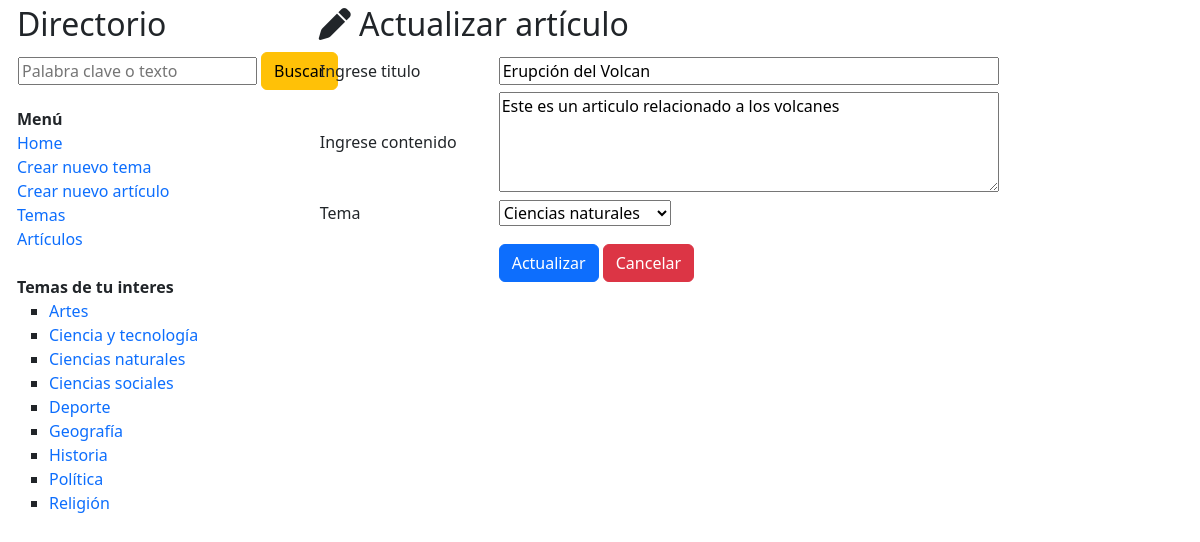
Before: /actualizarArticulo/2 with the older database file.
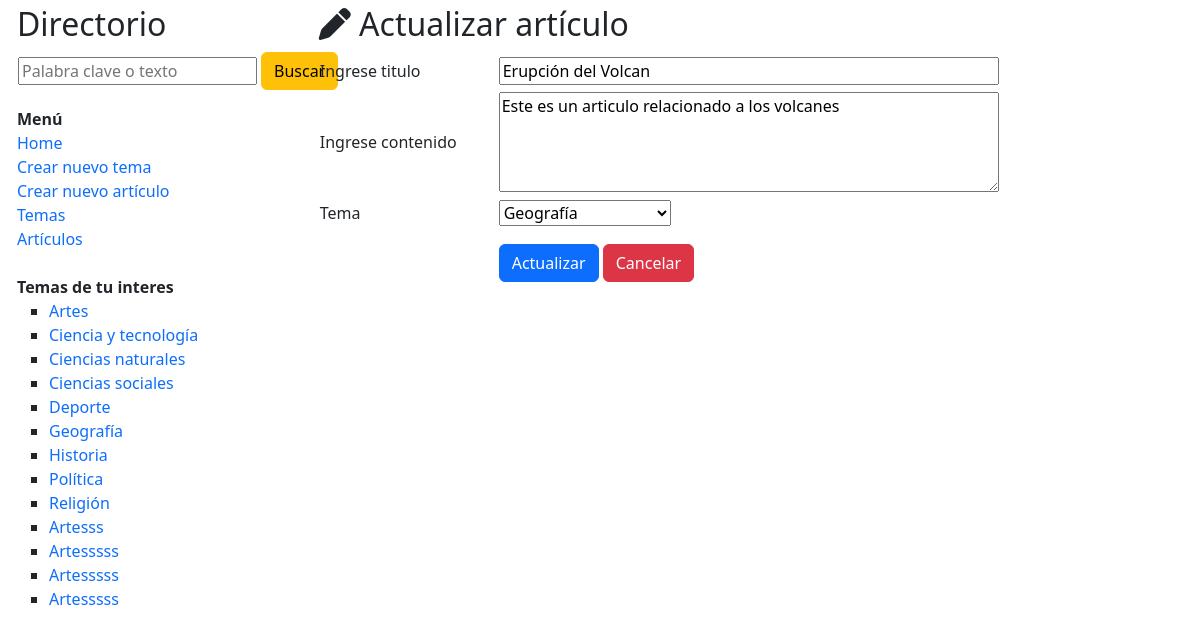
After: the same page with the newer database file.
### wikiApp/models.py (models this page shows)
class temaWiki(models.Model):
    nombre = models.CharField(max_length=128, null=True, blank=True)
    descripcion = models.CharField(max_length=512, null=True, blank=True)

### wikiApp/views.py (the view, shortened to what this page needs)
# urls.py: path('actualizarArticulo/<str:idArticulo>', views.actualizarArticulo, name='actualizarArticulo'),
def actualizarArticulo(request, idArticulo):
    objArticulo = articuloWiki.objects.get(id = idArticulo)
    return render(request,'actualizarArticulo.html',{
        'articulo': objArticulo,
        'listaTemas':temaWiki.objects.all()
    })

### wikiApp/templates/actualizarArticulo.html (shortened to what this page needs)
{% extends "layout.html" %}
{% block contenido %}
    <h2><i class="fa-solid fa-pen"></i> Actualizar artículo</h2>
    <form method="post" action="{% url 'wikiApp:actualizarArticulo' articulo.id%}">
        <table>
            <tr height="40">
                <td><label>Ingrese titulo</label></td>
                <td width="40"></td>
                <td><input type="text" style="width:500px;" name="tituloArticulo" value="{{ articulo.titulo }}" required></td>
            </tr>
            <tr height="40">
                <td><label>Ingrese contenido</label></td>
                <td width="40"></td>
                <td><textarea style="width:500px; height: 100px;" name="contenidoArticulo" required>{{ articulo.contenido }}</textarea></td>
            </tr>
            <tr height="40">
                <td><label>Tema</label></td>
                <td width="40"></td>
                <td>
                    <select name="temaArticulo">
                        {% for tema in listaTemas %}
                            {%if articulo.temaR.id is tema.id %}
                                <option value="{{ tema.id }}" selected>{{ tema.nombre }}</option>
                            {% else %}
                                <option value="{{ tema.id }}">{{ tema.nombre }}</option>
                            {% endif %}
                        {% endfor %}
                    </select>
                </td>
            </tr>
            <tr height="60">
                <td colspan="2"></td>
                <td><input class="btn btn-primary" type="submit" value="Actualizar"> <a class="btn btn-danger" href="javascript: history.go(-1)">Cancelar</a></td>
            </tr>
        </table>
    </form>
{% endblock %}

### wikiApp/templates/layout.html (shortened to what this page needs)
{% load static %}
<html>
<head>
    <link href="https://cdn.jsdelivr.net/npm/bootstrap@5.3.0/dist/css/bootstrap.min.css" rel="stylesheet">
    <link rel="stylesheet" href="https://cdnjs.cloudflare.com/ajax/libs/font-awesome/6.3.0/css/all.min.css" />
    <link rel="stylesheet" href="{% static 'css/estilos.css'%}">
</head>
<body>
    <div class="row" style="margin-left:5px; margin-top:5px">
        <div class="col-3">
            <h2>Directorio</h2>
            <div>
                <form method="post" action="{% url 'wikiApp:buscarArticulo' %}">
                    <table>
                        <tr>
                            <td><input type="text" name="texto" placeholder="Palabra clave o texto"></td>
                            <td width="10"></td>
                            <td><input class="btn btn-warning" type="submit" value="Buscar"></td>
                        </tr>
                    </table>
                </form>
            </div>
            <b>Menú</b>
            <div>
                <a href="{% url 'wikiApp:inicio' %}"  >Home</a>
            </div>
            <div>
                <a href="{% url 'wikiApp:nuevoTema' %}">Crear nuevo tema</a>
            </div>
            <div>
                <a href="{% url 'wikiApp:nuevoArticulo' %}">Crear nuevo artículo</a>
            </div>
            <div>
                <a href="{% url 'wikiApp:temas' %}">Temas</a>
            </div>
            <div>
                <a href="{% url 'wikiApp:articulos' %}">Artículos</a>
            </div>
            <br>
            <div>
                <b>Temas de tu interes</b>
                <ul type="square">
                    {% for tema in listaTemas %}
                        <li><a href="{% url 'wikiApp:verTema' tema.id %}">{{ tema.nombre }}</a></li>
                    {% endfor %}
                </ul>
            </div>
        </div>
        <div class="col-8">
            {% block contenido %}
            {% endblock %}
        </div>
    </div>
</body>
</html>

Changed rows visible on the page:
added temaWiki: nombre "Artesss"
added temaWiki: nombre "Artesssss"
added temaWiki: nombre "Artesssss"
added temaWiki: nombre "Artesssss"
Other visible differences:
form field temaArticulo: "Ciencias naturales" → "Geografía"
